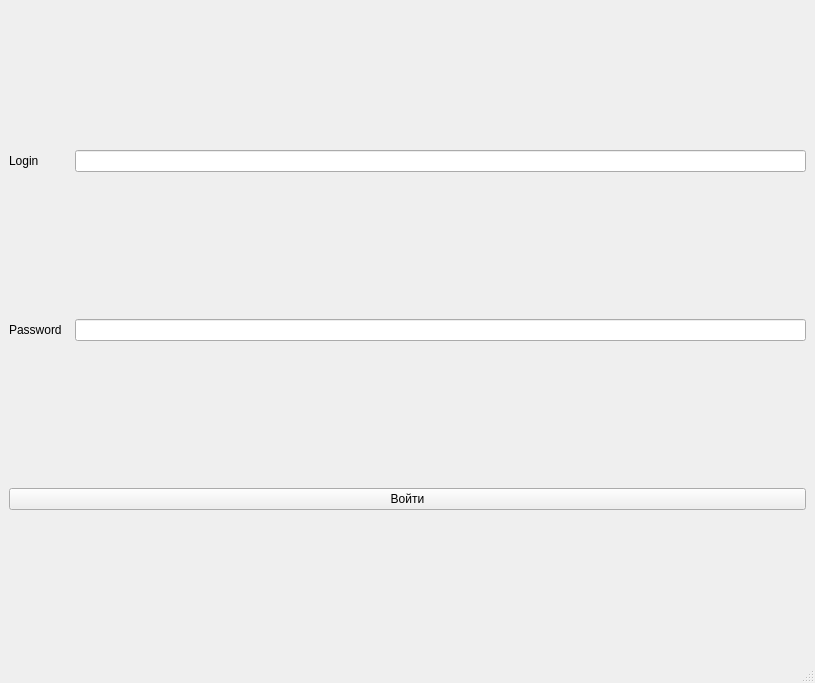
<?xml version="1.0" encoding="UTF-8"?>
<ui version="4.0">
 <class>MainWindow</class>
 <widget class="QMainWindow" name="MainWindow">
  <property name="geometry">
   <rect>
    <x>0</x>
    <y>0</y>
    <width>815</width>
    <height>683</height>
   </rect>
  </property>
  <property name="windowTitle">
   <string>MainWindow</string>
  </property>
  <widget class="QWidget" name="centralwidget">
   <layout class="QHBoxLayout" name="horizontalLayout_3">
    <item>
     <layout class="QVBoxLayout" name="verticalLayout">
      <item>
       <layout class="QHBoxLayout" name="horizontalLayout">
        <item>
         <widget class="QLabel" name="label">
          <property name="minimumSize">
           <size>
            <width>60</width>
            <height>0</height>
           </size>
          </property>
          <property name="text">
           <string>Login</string>
          </property>
         </widget>
        </item>
        <item>
         <widget class="QLineEdit" name="lineEdit"/>
        </item>
       </layout>
      </item>
      <item>
       <layout class="QHBoxLayout" name="horizontalLayout_2">
        <item>
         <widget class="QLabel" name="label_2">
          <property name="minimumSize">
           <size>
            <width>60</width>
            <height>0</height>
           </size>
          </property>
          <property name="text">
           <string>Password</string>
          </property>
         </widget>
        </item>
        <item>
         <widget class="QLineEdit" name="lineEdit_2"/>
        </item>
       </layout>
      </item>
      <item>
       <widget class="QPushButton" name="pushButton">
        <property name="text">
         <string>Войти</string>
        </property>
       </widget>
      </item>
     </layout>
    </item>
   </layout>
  </widget>
  <widget class="QMenuBar" name="menubar">
   <property name="geometry">
    <rect>
     <x>0</x>
     <y>0</y>
     <width>815</width>
     <height>22</height>
    </rect>
   </property>
  </widget>
  <widget class="QStatusBar" name="statusbar"/>
 </widget>
 <resources/>
 <connections/>
</ui>
